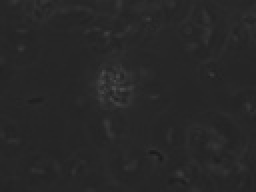
%> input picture testframes/testframe1.jpg, 128 x 96 px, shrunk from 640 x 480 before the run (shown 2 times larger)
$ octave --eval "result = trk_im2fltrd(imread('testframes/testframe1.jpg'));"   (GNU Octave 9; MATLAB toolbox functions it lacks are replaced by stand-ins)
%> lines starting %> are read from the running program, lines starting %| are printed output that depends on the picture; in (x1, y1, x2, y2) boxes, pixels count from 0 and x2, y2 are one past the last pixel; in counts of white or black regions, pixels touching at a corner belong together; the program's own positions count from 1
### im2blur.m
function [imgbl] = im2blur (img0, gsrad)
fltrad=5*gsrad;
imgsz=size(img0);
PSF=fspecial('gaussian', fltrad, gsrad);
img1=[flipud(img0); img0; flipud(img0)];
img1=[fliplr(img1), img1, fliplr(img1)];
imgbl=imfilter(img1, PSF);
imgbl=imgbl(imgsz(1)+1:2*imgsz(1), imgsz(2)+1:2*imgsz(2));
end

### trk_im2fltrd.m
function [imgbw, imgfltrd, imgsgn] = trk_im2fltrd(img, varargin)
[areamin, areamax, threshold, radsmooth, radflt] = init(varargin{:});
%> areamin = 5; areamax = 1000; threshold = 0.5; radsmooth = 100; radflt = 20
imgsz=size(img);
%> imgsz = [96 128]

imgt=adapthisteq(mat2gray(img));
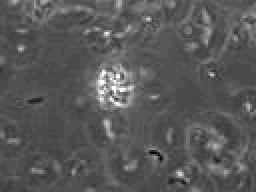
%> imgt: size 96x128 double (shown 2 times larger); min 0, max 1, mean 0.35

if radsmooth>0
imgbkgrnd=im2blur(imgt,radsmooth);
%> in im2blur, `fltrad=5*gsrad;`: fltrad = 500
imgt=double(imgt)-imgbkgrnd;
imgsgn=sign(imgt);
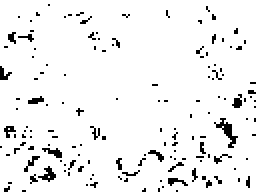
%> imgsgn: size 96x128 double (shown 2 times larger); values -1 (black) and 1 (white), 94.2% white; black in thin lines or dots
imgt=abs(imgt);
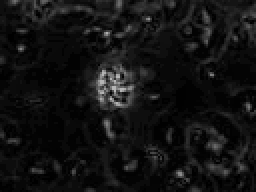
%> imgt: size 96x128 double (shown 2 times larger); min 1.85e-05, max 0.713, mean 0.0741
else

end

if radflt<0
    imgt(imgsgn>0)=0;
    radflt=-radflt;
end
if radflt>0
imgblr= im2blur(imgt,  radflt);
%> call 2 of im2blur, with gsrad = 20
%> in im2blur (call 2), `fltrad=5*gsrad;`: fltrad = 100
%> in im2blur (call 2), `img1=[flipud(img0); img0; flipud(img0)];`:
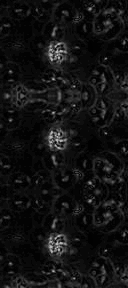
%> img1: size 288x128 double; min 1.85e-05, max 0.713, mean 0.0741
%> in im2blur (call 2), `imgbl=imfilter(img1, PSF);`:
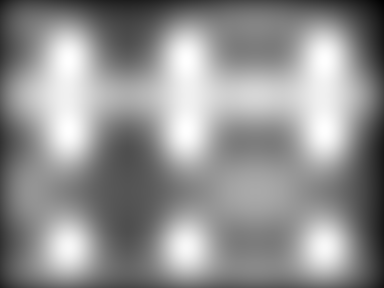
%> imgbl: size 288x384 double; min 0.0114, max 0.109, mean 0.0675; drawn with min black and max white
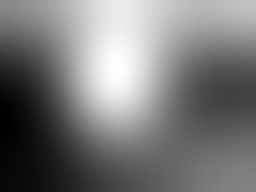
%> imgblr: size 96x128 double (shown 2 times larger); min 0.0419, max 0.109, mean 0.074; drawn with min black and max white
imgblr=imgblr(1:imgsz(1), 1:imgsz(2), :);
else
imgblr=imgt;
end


imgbw=im2bw(imgblr/max(imgblr(:)), threshold+(1-threshold)*mean(imgblr(:))/max(imgblr(:)));
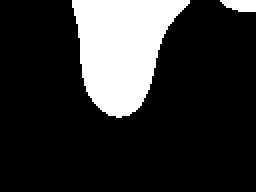
%> imgbw: size 96x128 logical (shown 2 times larger); 18.8% white; 2 white regions, box (x1, y1, x2, y2) and area: (36, 0, 95, 59) 2219, (110, 0, 128, 6) 87


%figure, imagesc(imgbw);


imgfltrd=imgt;
end

function [areamin, areamax, threshold, radsmooth, radflt] = init(varargin)
for i=2:2:nargin
switch varargin{i-1}
case 'AreaMax'
areamax=varargin{i};
case 'AreaMin'
areamin=varargin{i};
case 'Threshold'
threshold=varargin{i};
case 'Smooth'
radsmooth=varargin{i};
case 'RadiusFilter'
radflt=varargin{i};
end
end

if ~exist('areamax', 'var'), areamax=1000; end;
if ~exist('areamin', 'var'), areamin=5; end;
if ~exist('threshold', 'var'), threshold =0.5; end;
if ~exist('radsmooth', 'var'), radsmooth=100; end;
if ~exist('radflt', 'var'), radflt=20; end;
end
